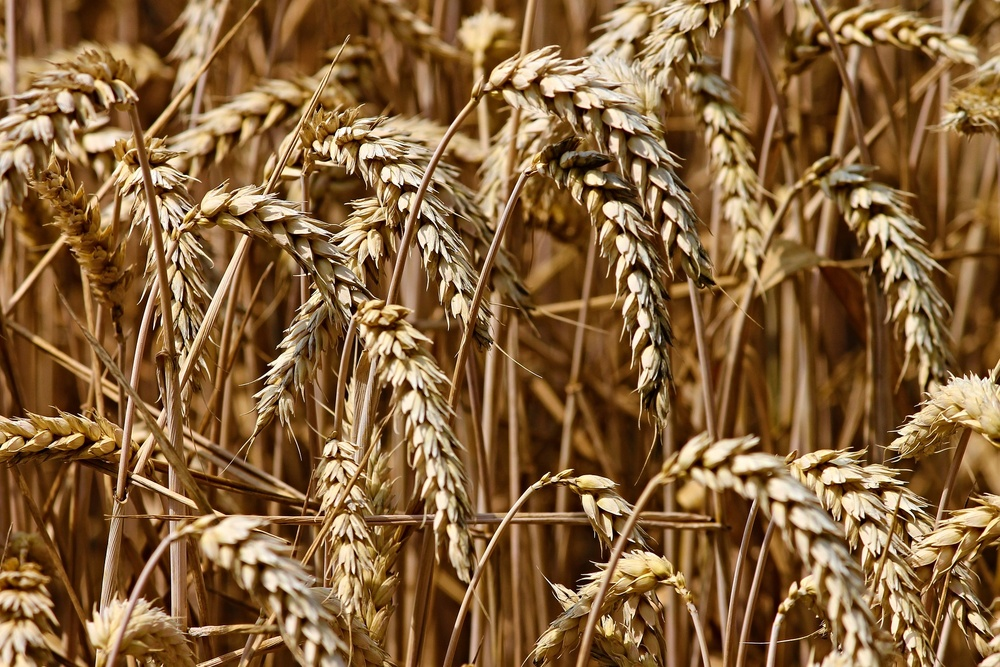
#> input picture bittestenv/notebook/images/wheat.jpg, 1000 x 667 px, shrunk from 1920 x 1280 before the run, found by its file name
$ python opencv14_edge.py
#> lines starting #> are read from the running program, lines starting #| are printed output that depends on the picture
import cv2 as cv

src = cv.imread('D:\\pyproject\\bittestenv\\notebook\\images\\wheat.jpg', cv.IMREAD_COLOR)
#> src is the input picture: shape (667, 1000, 3); mean B, G, R 59.6, 99.1, 134.7
gray = cv.cvtColor(src, cv.COLOR_BGR2GRAY)
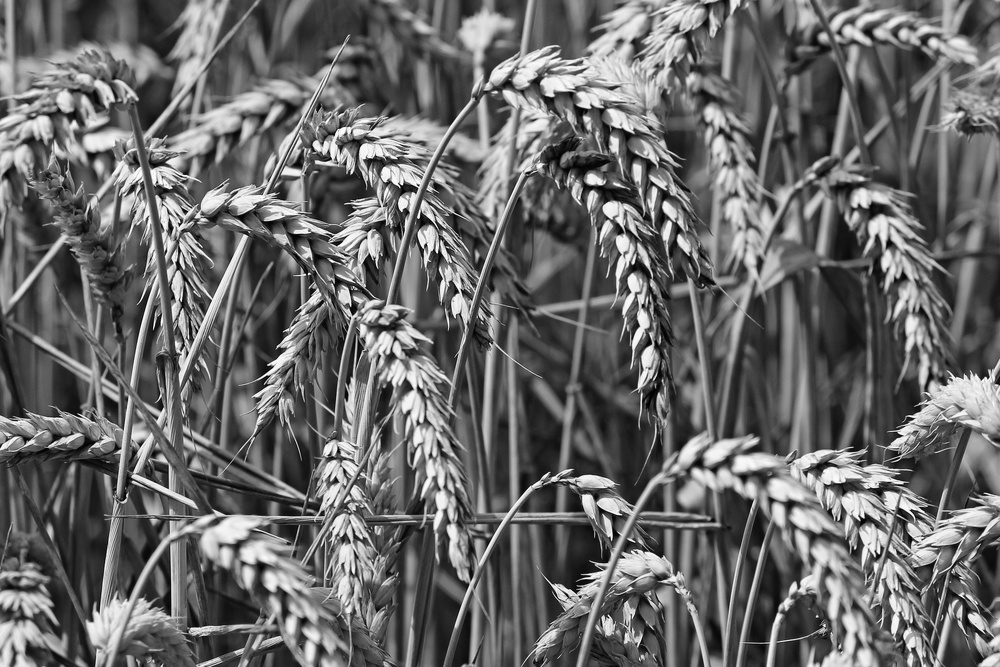
#> gray: shape (667, 1000); min 1, max 254, mean 105.3

canny = cv.Canny(src, 100, 255) # 원본이미지, 임계값1, 임계값2, 커널크기, l2그라디언트
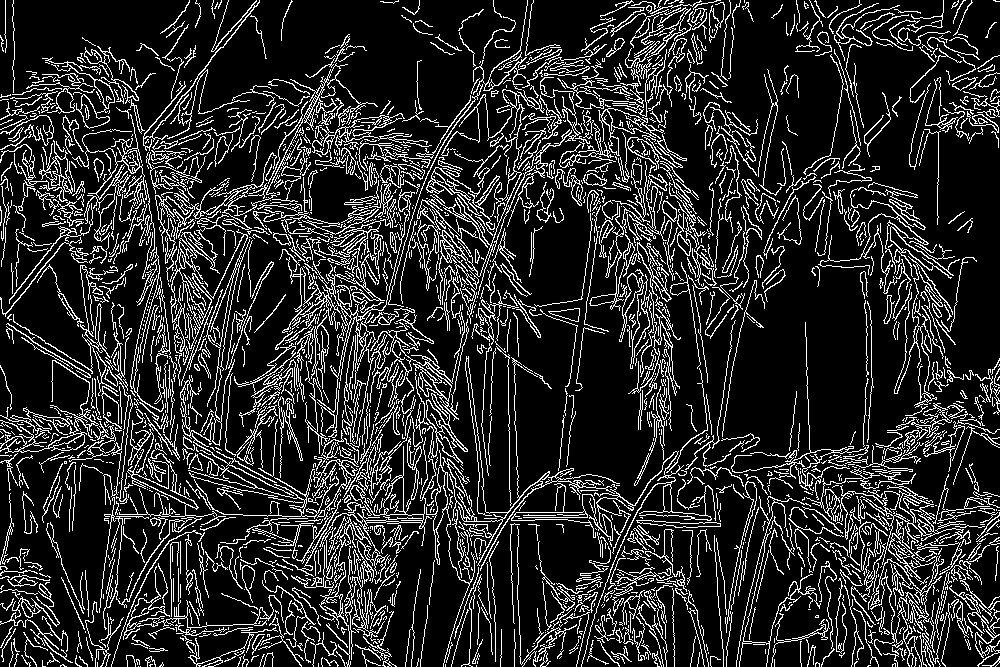
#> canny: shape (667, 1000); 16.2% white in thin lines or dots
# 임계값1 이하에 포함된 가장자리는 가장자리에서 제외
# 임계값2는 임계값 이상에 포함된 가장자리는 가장지리로 간주
# 커널크기는 sobel마스크의 Aperture Size를 의미, 포함하지 않을 경우 자동으로 할당
# l2그라디언트는 l2 방식의 사용 유/무결정, 사용하지 않을 경우 자동으로 l1그라디언트 방식 사용

sobel = cv.Sobel(gray, cv.CV_8U, 1, 0, 3) # 그레이스케일, 정밀도, x미분, y미분, 커널, 배율, 델타, 픽셀외삽법
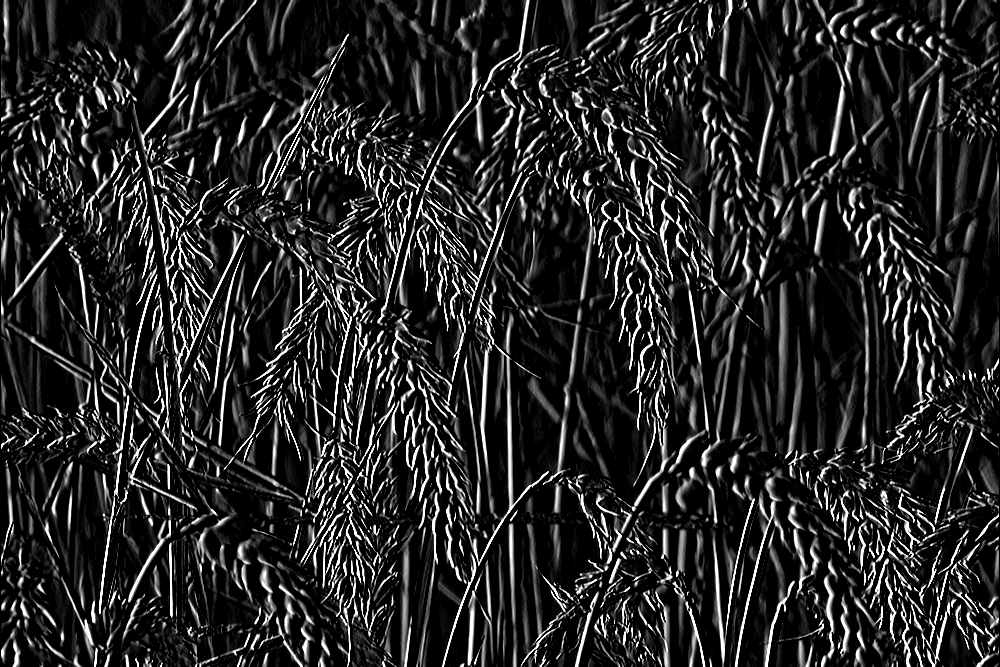
#> sobel: shape (667, 1000); min 0, max 255, mean 39.2
# 정밀도는 결과이미지의 정밀도-결과물이 달라질 수 있음
# x방향 미분은 이미지에서 x방향으로 미분할 값 설정
# y방향 미분은 이미지에서 y방향으로 미분할 값 설정
# 커널은 소벨 커널의 크기 설정 : 1, 3, 5, 7의 값 사용
# 배율은 계산된 미분값에 대한 배율값
# 델타는 계산 전 미분값에 대한 추가값
# x,y 방향 미분값의 합이 1이상이어야 하며 각각의 값은 0보다 커야 함

laplacian = cv.Laplacian(gray, cv.CV_8U, ksize=3) # 그레이스케일, 정밀도, 커널, 배율, 델타, 픽셀외삽법
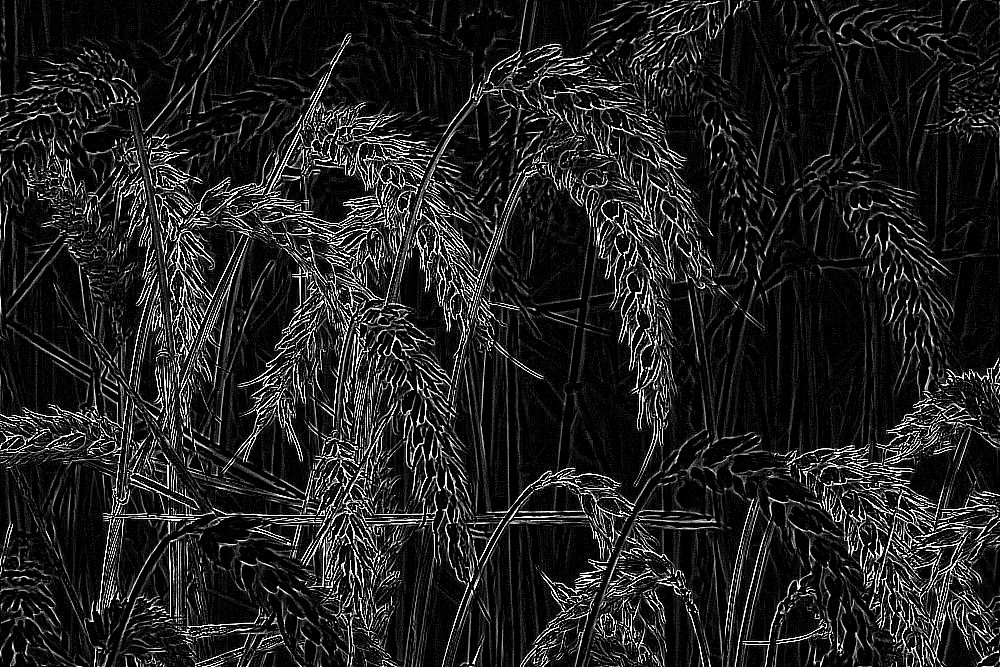
#> laplacian: shape (667, 1000); min 0, max 255, mean 32.6
# 커널은 2차 미분 필터의 크기 설정: 1, 3, 5, 7값 사용
# 커널의 값이 1일 경우 3x3 Aperture Size사용 (중심값=-4)

cv.imshow('canny', canny)
cv.imshow('sobel', sobel)
cv.imshow('laplacian', laplacian)

cv.waitKey(0)
cv.destroyAllWindows()

$ run again, with bittestenv/notebook/images/2.jpg copied over bittestenv/notebook/images/wheat.jpg
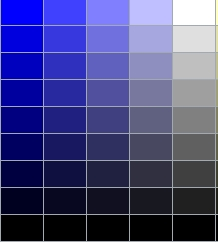
#> input picture bittestenv/notebook/images/2.jpg, 218 x 242 px, found by its file name
#> src is the input picture: shape (242, 218, 3); mean B, G, R 129.6, 71, 70.4
#> `canny = cv.Canny(src, 100, 255)`:
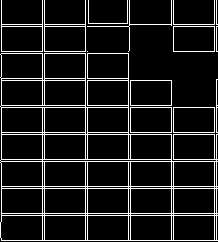
#> canny: shape (242, 218); 10.3% white in thin lines or dots
#> `laplacian = cv.Laplacian(gray, cv.CV_8U, ksize=3)`:
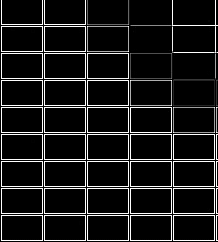
#> laplacian: shape (242, 218); min 0, max 255, mean 24.9
